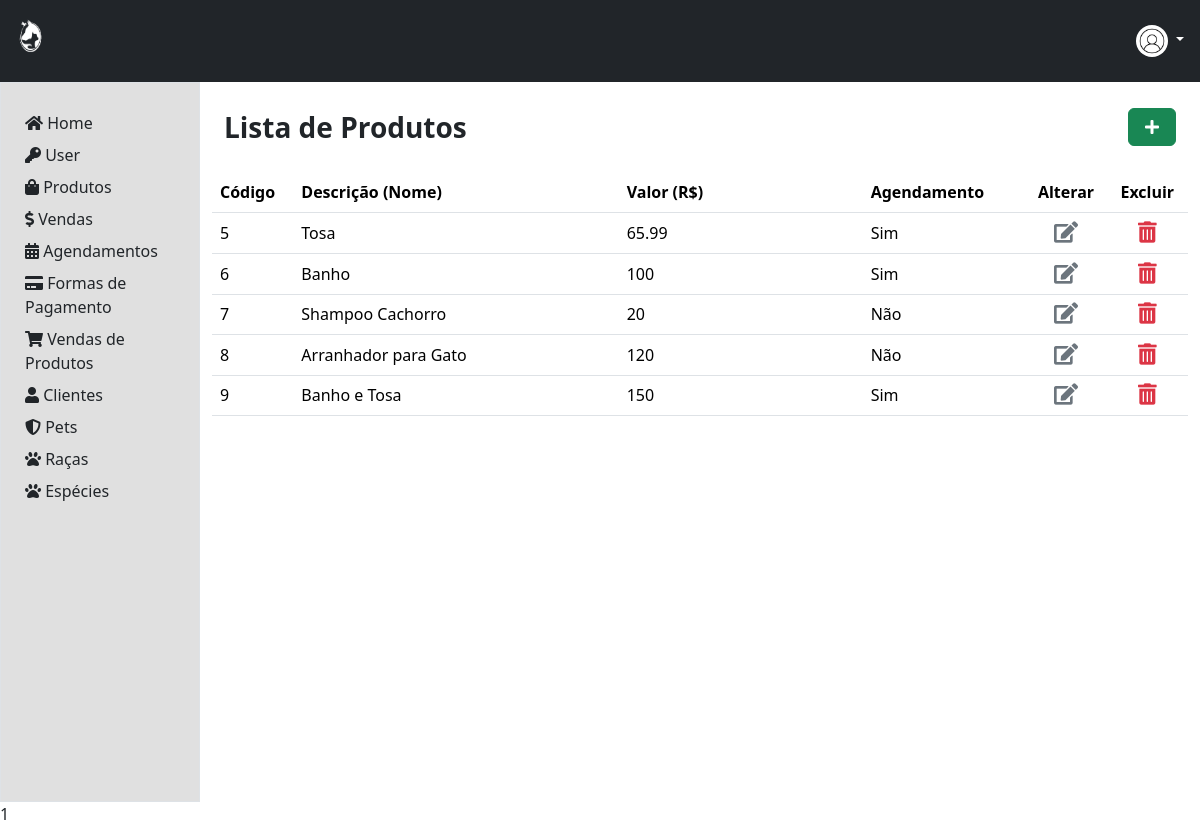
Screenshot of /area-admin/produtos/index.php with the database file from the repository.
### tables this page shows
CREATE TABLE `tbproduto` (
  `codProduto` int(11) NOT NULL,
  `descProduto` varchar(50) NOT NULL,
  `valorProduto` float NOT NULL,
  `agendamentoProduto` char(3) DEFAULT NULL,
  `imgProduto` varchar(50) NOT NULL
);

### dao/ProdutoDao.php (called while the page is built, shortened)
<?php
    class ProdutoDao {
        public static function selectAll () {
            $conexao = Conexao::conectar();
            $query = "SELECT * FROM tbproduto";
            $stmt = $conexao->prepare($query);
            $stmt->execute();
            return $stmt->fetchAll();
        }
    }
?>

### area-admin/produtos/index.php (the view, shortened to what this page needs)
<?php
  require_once '../../dao/ProdutoDao.php';
  $produtos = ProdutoDao::selectAll();
?>
<!DOCTYPE html>
<html lang="pt-br">
<head>
  <link href="https://cdn.jsdelivr.net/npm/bootstrap@5.3.2/dist/css/bootstrap.min.css" rel="stylesheet">
  <link rel="stylesheet" href="https://use.fontawesome.com/releases/v5.3.1/css/all.css">
  <link rel="stylesheet" href="css/style.css">
</head>
<body style="justify-content: center; align-items: center; height: 100vh ">
  <?php
      include('./../../componentes/header-adm.php');
  ?>
  <div class="container-fluid" style="height: 90vh">
    <div class="row h-100">
      <?php
      include('./../../componentes/menu-adm.php');
      ?>
      <div class="col-md-10  p-4 borber">
        <div class="row align-items-center mb-4">
          <div class="col fs-3 fw-semibold">
            Lista de Produtos
          </div>
          <div class="col text-end ">
            <a class="btn btn-success px-3" role="button" aria-disabled="true" href="register-produtos.php"><i
                class="fas fa-plus" aria-hidden="true"></i></a>
          </div>
        </div>
        <div class=" row">
          <table class="table table-hover">
            <thead>
              <tr>
                <th class="col-md-1">Código</th>
                <th class="col-md-4">Descrição (Nome)</th>
                <th class="col-md-3">Valor (R$)</th>
                <th class="col-md-2">Agendamento</th>
                <th class="text-center col-md-1">Alterar</th>
                <th class="text-center col-md-1">Excluir</th>
              </tr>
              <?php foreach($produtos as $produto) { ?>
              <tr>
                <td><?=$produto[0]?></td>
                <td><?=$produto[1]?></td>
                <td><?=$produto[2]?></td>
                <td><?=$produto[3]?></td>
                <td class="text-center">
                  <form action="process-produto.php" method="POST">
                    <button type="submit" class="dropdown-item" ><i
                        class="fas fa-edit fa-lg text-secondary"></i>
                    </button>
                  </form>
                </td>
                <td class="text-center ">
                  <a class="dropdown-item" onclick="modalRemover(<?=$produto[0]?>,'codDeletar')">
                    <i class="fas fa-trash-alt fa-lg text-danger"></i>
                  </a>
                </td>
              <tr>
              <?php } ?>
            </thead>
          </table>
        </div>
      </div>
    </div>
  </div>
  <?= require './../../componentes/modal.php'?>
</body>
</html>

### css/style.css (style rules this page uses)
a { position: relative; text-decoration: none; }

### rows the page displays
tbproduto: codProduto "5", descProduto "Tosa", valorProduto "65.99", agendamentoProduto "Sim"
tbproduto: codProduto "6", descProduto "Banho", valorProduto "100", agendamentoProduto "Sim"
tbproduto: codProduto "7", descProduto "Shampoo Cachorro", valorProduto "20", agendamentoProduto "Não"
tbproduto: codProduto "8", descProduto "Arranhador para Gato", valorProduto "120", agendamentoProduto "Não"
tbproduto: codProduto "9", descProduto "Banho e Tosa", valorProduto "150", agendamentoProduto "Sim"

### other values shown
require './../../componentes/modal.php' "1"
